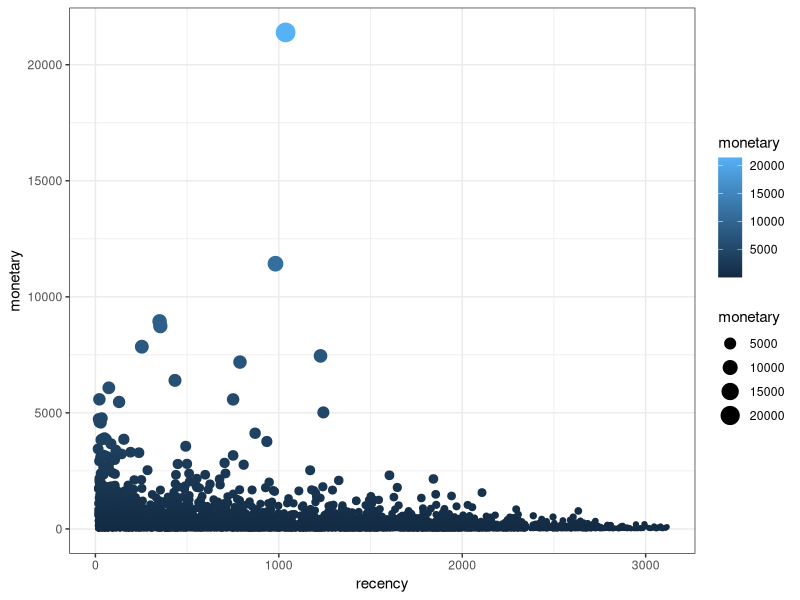
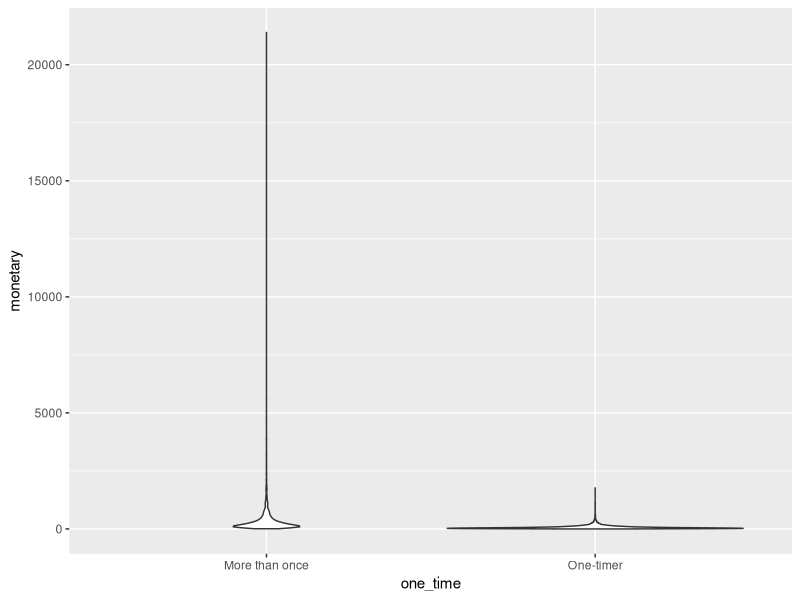
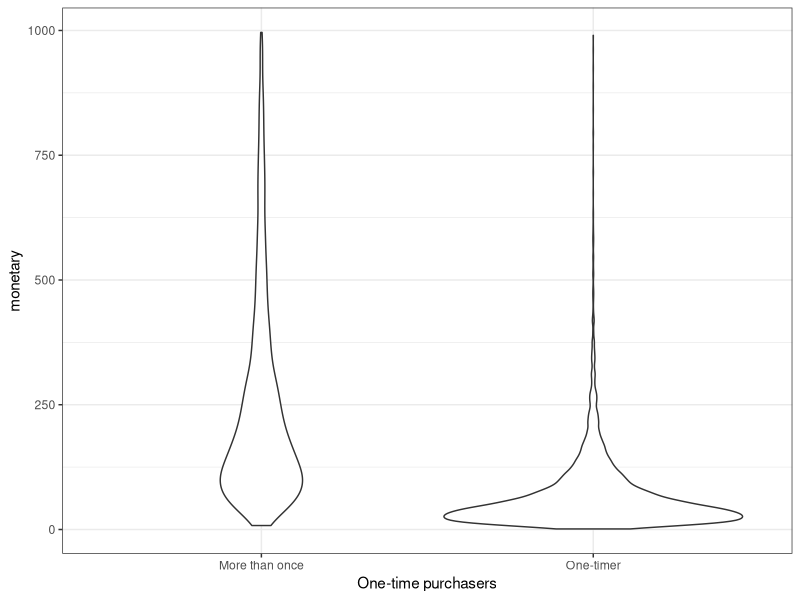

The R script that drew these images, in order:
## ---- chunk 1
#setwd(dirname(rstudioapi::getActiveDocumentContext()$path))
## ---- chunk 2
library(dplyr)
library(ggplot2)

df <- read.csv("./data/orders.csv")

## ---- chunk 3
head(df)
## ---- chunk 4
summary(df)
## ---- chunk 5
df$Date <- as.Date(df$Date, format = "%m/%d/%Y")
summary(df)
## ---- chunk 6
rfm <- df%>%
  group_by(Customer.ID) %>%
  summarise(last_purchase=max(Date), 
            recency = as.double(difftime("2016-01-01",
                                         as.Date(last_purchase, origin="1970-01-01"),  
                                        units = "day")), 
            frequency = n(), 
            monetary = sum(Subtotal)
            )
  
head(rfm)
## ---- chunk 7
rfm %>% 
  ggplot(aes(x=recency, y=monetary, size=monetary, color=monetary)) + 
  geom_point(position = "jitter")+
  theme_bw()
## ---- chunk 8
rfm2 <- rfm %>% 
        mutate(one_time = ifelse(frequency==1, "One-timer","More than once"), 
               avg_per_purchase = monetary/frequency) %>%
        group_by(one_time)
## ---- chunk 9
rfm2 %>% ggplot(aes(x=one_time, y=monetary))+geom_violin()
## ---- chunk 10
rfm2 %>% 
  filter(monetary<1000)%>%
  ggplot(aes(x=one_time, y=monetary))+geom_violin()+
  xlab("One-time purchasers")+theme_bw()
